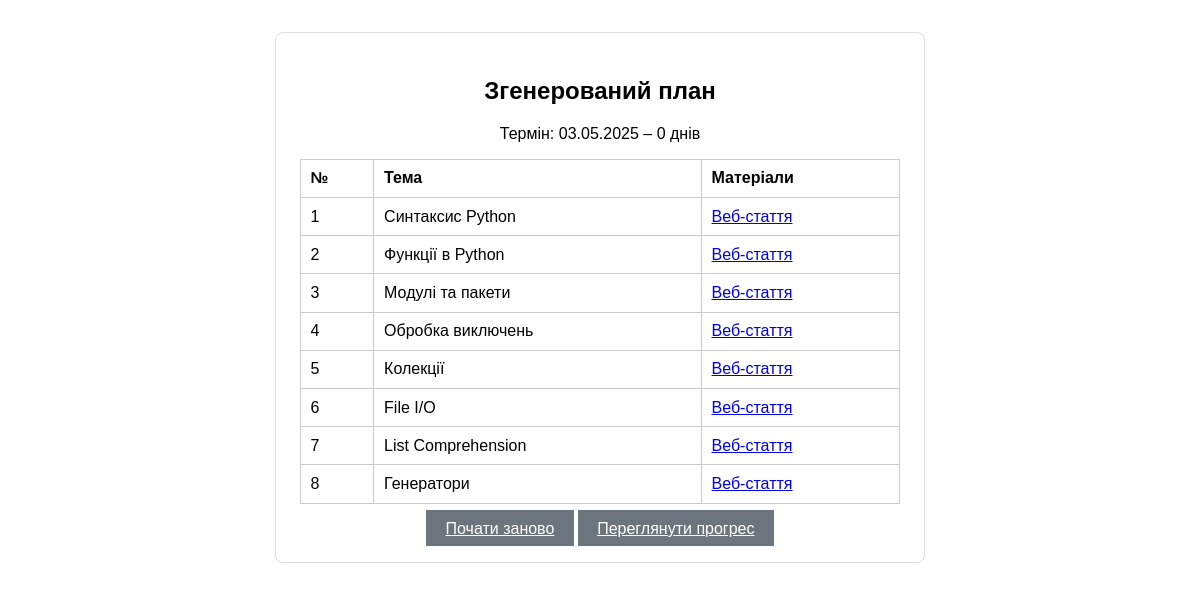
Screenshot of /plan with the database file from the repository.
### tables this page shows
CREATE TABLE plans (id INTEGER PRIMARY KEY, day INTEGER, topic TEXT, materials TEXT);

### app.py (the view)
@app.route('/plan')
def plan():
    plan = load_plan()
    if not plan:
        return redirect(url_for('index'))
    timeframe = session.get('timeframe', 0)
    today = date.today().strftime('%d.%m.%Y')
    return render_template('plan.html', plan=plan, timeframe=timeframe, today=today)

### database.py (called while the page is built)
def load_plan():
    conn = sqlite3.connect(DB)
    cursor = conn.cursor()
    cursor.execute('SELECT day, topic, materials FROM plans ORDER BY day')
    rows = cursor.fetchall()
    conn.close()
    return [{'№':r[0],'Тема':r[1],'Матеріали':r[2]} for r in rows]

### templates/plan.html
{% extends "base.html" %}{% block title %}Згенерований план{% endblock %}{% block body %}
<h2 class="text-center">Згенерований план</h2>
<p class="text-center">Термін: {{ today }} – {{ timeframe }} днів</p>
<table>
  <tr><th>№</th><th>Тема</th><th>Матеріали</th></tr>
  {% for row in plan %}
    <tr><td>{{ row['№'] }}</td><td>{{ row['Тема'] }}</td><td><a href="{{ row['Матеріали'] }}" target="_blank">Веб-стаття</a></td></tr>
  {% endfor %}
</table>
<div class="actions">
  <a href="/" class="btn btn-secondary">Почати заново</a>
  <a href="/progress" class="btn btn-secondary">Переглянути прогрес</a>
</div>
{% endblock %}

### templates/base.html (shortened to what this page needs)
<!DOCTYPE html>
<html lang="uk"><head><link rel="stylesheet" href="{{ url_for('static', filename='style.css') }}"></head><body><div class="container">{% block body %}{% endblock %}</div></body></html>

### static/style.css (style rules this page uses)
.container { max-width: 600px; margin: 2em auto; padding:1.5em; border:1px solid #ddd; border-radius:8px; font-family:sans-serif; }
.text-center { text-align:center; }
.btn-secondary { background-color:#6c757d; color:#fff; padding:0.6em 1.2em; }
table { width:100%; border-collapse: collapse; margin-top:1em; }
th, td { border:1px solid #ccc; padding:0.6em; text-align:left; }
.actions { margin-top:1em; text-align:center; }

### rows the page displays
plans: row "1", Тема "Синтаксис Python"
plans: row "2", Тема "Функції в Python"
plans: row "3", Тема "Модулі та пакети"
plans: row "4", Тема "Обробка виключень"
plans: row "5", Тема "Колекції"
plans: row "6", Тема "File I/O"
plans: row "7", Тема "List Comprehension"
plans: row "8", Тема "Генератори"

### other values shown
{{ timeframe }} "0"
